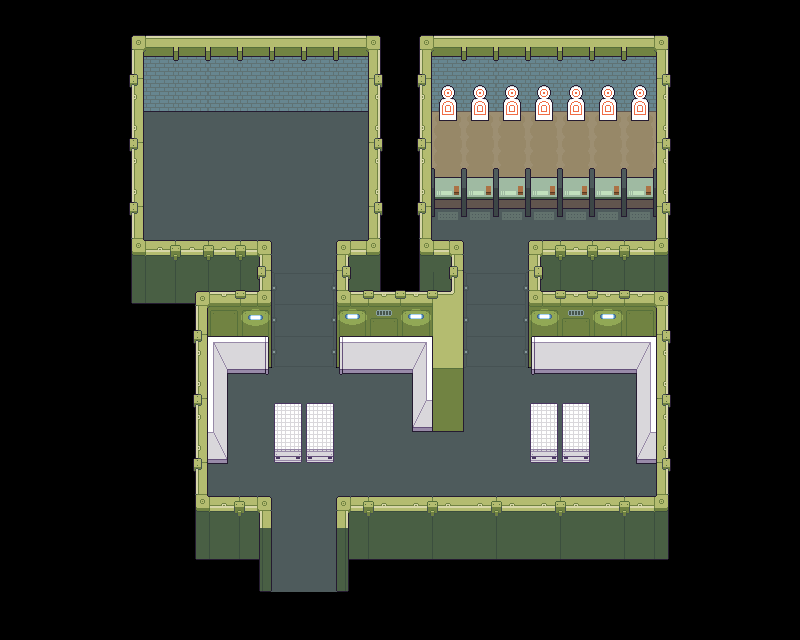

The image is a tile-based game level rendered from a .tmx file. Its description and source (layers, tilesets, objects; grid data summarised) follow:
An orthogonal 50x40 tile map with 16x16 px tiles, 4 tile layers (floor, wall_top, wall_bottom, objects).

<map version="1.8" tiledversion="1.8.4" orientation="orthogonal" renderorder="right-down" width="50" height="40" tilewidth="16" tileheight="16" infinite="0" nextlayerid="5" nextobjectid="1">
 <tileset firstgid="1" source="shop_interior_tiles.tsx" />
 <layer id="4" name="floor" width="50" height="40">
  <data>[2000 cells, 468 non-empty, 12 distinct tile ids]</data>
 </layer>
 <layer id="2" name="wall_top" width="50" height="40">
  <data>[2000 cells, 286 non-empty, 135 distinct tile ids]</data>
 </layer>
 <layer id="1" name="wall_bottom" width="50" height="40">
  <data>[2000 cells, 228 non-empty, 105 distinct tile ids]</data>
 </layer>
 <layer id="3" name="objects" width="50" height="40">
  <data>[2000 cells, 238 non-empty, 52 distinct tile ids]</data>
 </layer>
</map>
